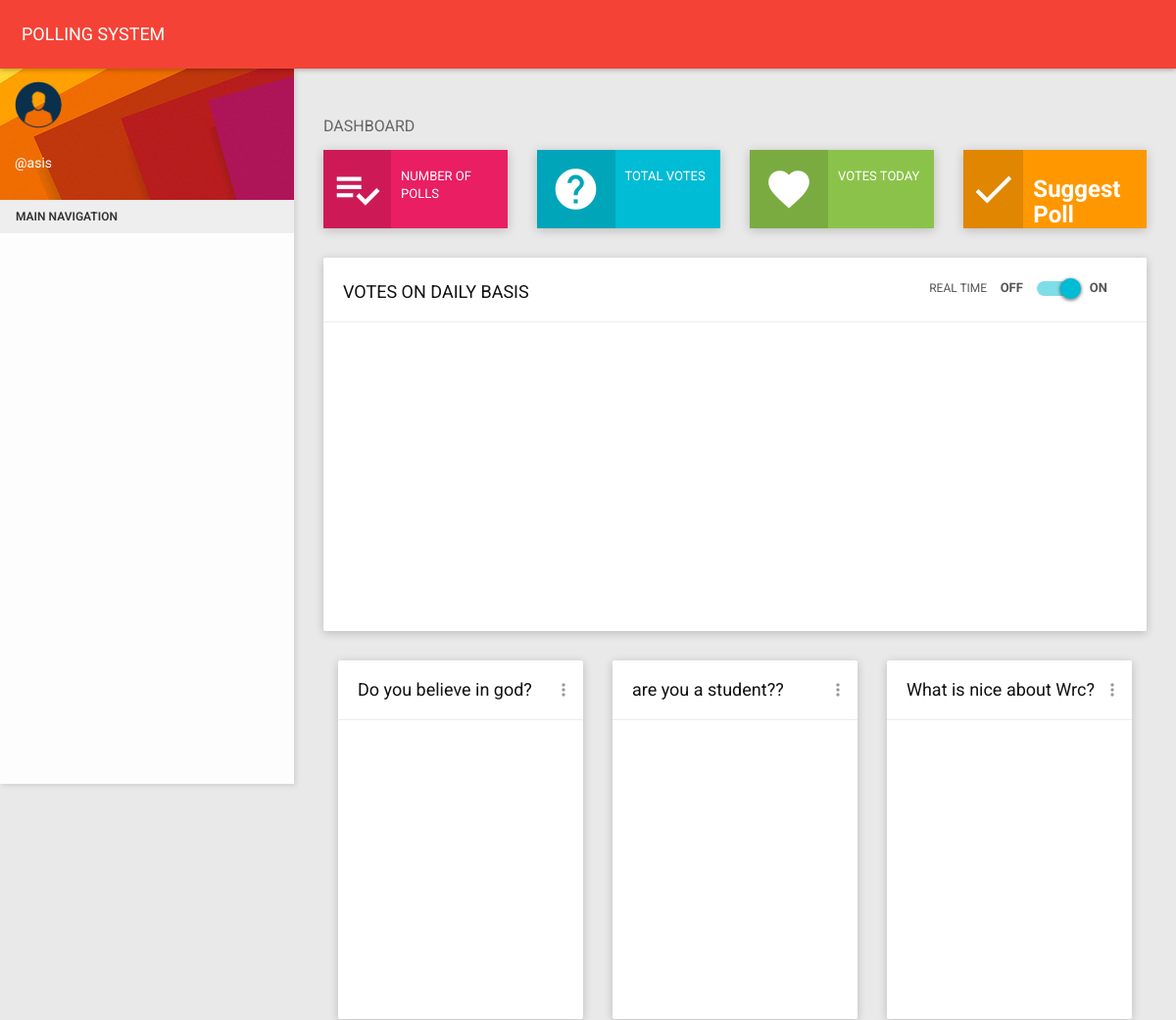
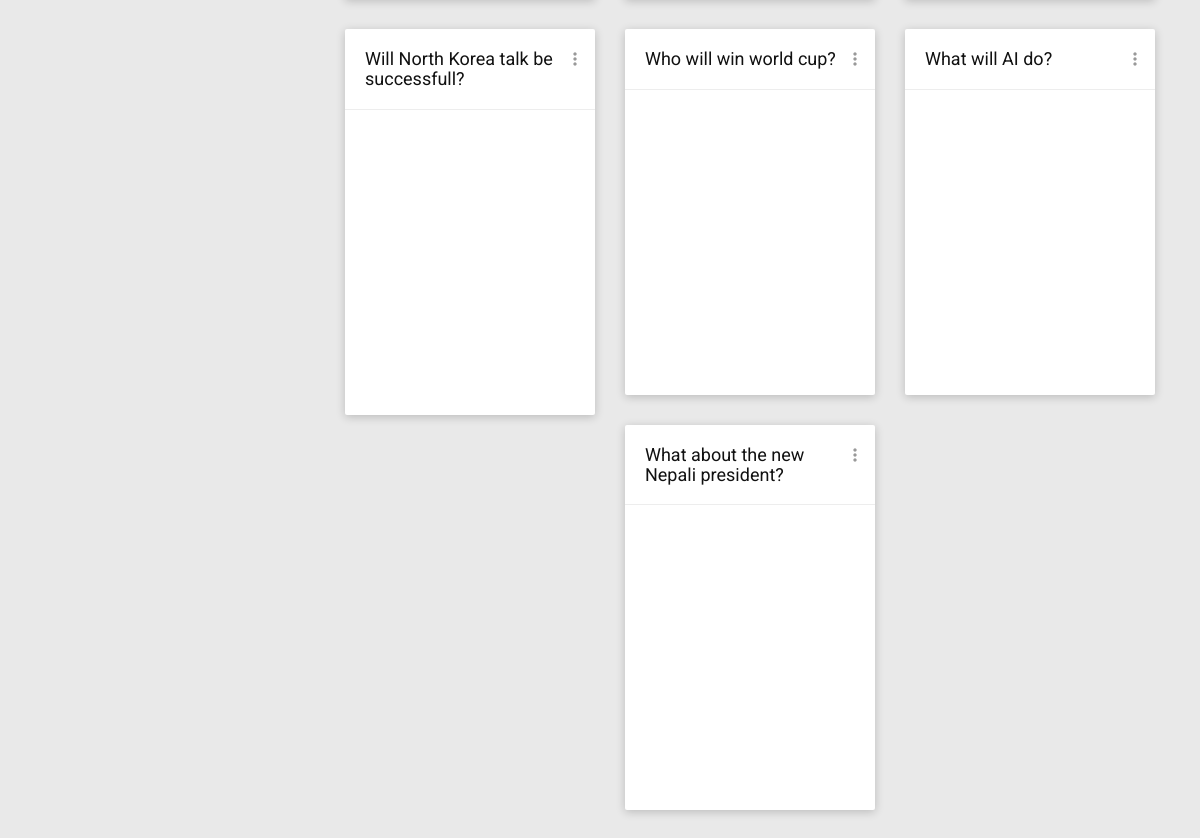
The app's page / (signed in) with its own data (2 pictures, top to bottom).
### poll/models.py (models this page shows, shortened)
class Poll(models.Model):
    title = models.CharField(max_length=250, verbose_name=_('question'))
    date = models.DateField(verbose_name=_('date'), default=datetime.date.today)
    is_published = models.BooleanField(default=True, verbose_name=_('is published'))
    objects = models.Manager()
    published = PublishedManager()
    class Meta:
        ordering = ['-date']
        verbose_name = _('poll')
        verbose_name_plural = _('polls')
    def get_vote_count(self):
        return Vote.objects.filter(poll=self).count()
    vote_count = property(fget=get_vote_count)

### polling_app/views.py (the view)
# urls.py: url(r'^$', views.hello_world),
def hello_world(request):
	polls = Poll.objects.filter(is_published=True)
	vote_count = Vote.objects.count()
	midnight = datetime.combine(date.today(), time.min)
	today_vote_count = Vote.objects.filter(datetime__gt=midnight).count()
	day_night_midnight = midnight
	next_day_midnight = day_night_midnight + timedelta(days=1)
	votes = []
	for i in range(10):
		votes.append(Vote.objects.filter(datetime__gt=day_night_midnight ,datetime__lt=next_day_midnight).count())
		next_day_midnight = day_night_midnight
		day_night_midnight = day_night_midnight - timedelta(days=1)
	return render(request, 'poll/index.html', {
												'polls': polls,
												'polls2': polls,
												'total_vote_count': vote_count,
												'today_vote_count': today_vote_count,
												'votes': votes
												}
	)

### poll/models.py (called while the page is built)
    def get_vote_count(self):
        return Vote.objects.filter(item=self).count()

### poll/templates/poll/index.html (shortened to what this page needs)
﻿{% load static %}
<!DOCTYPE html>
<html>
<head>
    <link href="{% static 'plugins/bootstrap/css/bootstrap.css'%}" rel="stylesheet">
    <link href="{% static 'plugins/node-waves/waves.css'%}" rel="stylesheet" />
    <link href="{% static 'plugins/animate-css/animate.css' %}" rel="stylesheet" />
    <link href="{% static 'plugins/morrisjs/morris.css' %}" rel="stylesheet" />
    <link href="{% static 'css/style.css' %}" rel="stylesheet">
    <link href="{% static 'css/themes/all-themes.css' %}" rel="stylesheet" />
</head>
<body class="theme-red">
    <nav class="navbar">
        <div class="container-fluid">
            <div class="navbar-header">
                <a class="navbar-brand" href="index.html">POLLING SYSTEM</a>
            </div>
        </div>
    </nav>
    <section>
        <aside id="leftsidebar" class="sidebar">
            <div class="user-info">
                <div class="image">
                    <img src="{% static 'images/user.png' %}" width="48" height="48" alt="User" />
                </div>
                <div class="info-container">
                    <div class="name" data-toggle="dropdown" aria-haspopup="true" aria-expanded="false">@{{user.username}} </div>
                </div>
            </div>
            <div class="menu">
                <ul class="list">
                    <li class="header">MAIN NAVIGATION</li>
                </ul>
            </div>
        </aside>
    </section>
    <section class="content">
        <div class="container-fluid">
            <div class="block-header">
                <h2>DASHBOARD</h2>
            </div>
            <div class="row clearfix">
                <div class="col-lg-3 col-md-3 col-sm-6 col-xs-12">
                    <div class="info-box bg-pink hover-expand-effect">
                        <div class="icon">
                            <i class="material-icons">playlist_add_check</i>
                        </div>
                        <div class="content">
                            <div class="text">NUMBER OF POLLS</div>
                        </div>
                    </div>
                </div>
                <div class="col-lg-3 col-md-3 col-sm-6 col-xs-12">
                    <div class="info-box bg-cyan hover-expand-effect">
                        <div class="icon">
                            <i class="material-icons">help</i>
                        </div>
                        <div class="content">
                            <div class="text">TOTAL VOTES</div>
                        </div>
                    </div>
                </div>
                <div class="col-lg-3 col-md-3 col-sm-6 col-xs-12">
                    <div class="info-box bg-light-green hover-expand-effect">
                        <div class="icon">
                            <i class="material-icons">favorite</i>
                        </div>
                         <div class="content">
                                   <div class="text">VOTES TODAY</div>
                        </div>
                    </div>
                </div>
                <div class="col-lg-3 col-md-3 col-sm-6 col-xs-12">
                    <div class="info-box bg-orange hover-expand-effect">
                        <div class="icon">
                            <i class="material-icons">done</i>
                        </div>
                        <div class="content">
                            <div class="text"><h3>Suggest Poll</h3></div>
                        </div>
                    </div>
                </div>
            </div>
            <div class="row clearfix">
                <div class="col-xs-12 col-sm-12 col-md-12 col-lg-12">
                    <div class="card">
                        <div class="header">
                            <div class="row clearfix">
                                <div class="col-xs-12 col-sm-6">
                                    <h2>VOTES ON DAILY BASIS</h2>
                                </div>
                                <div class="col-xs-12 col-sm-6 align-right">
                                    <div class="switch panel-switch-btn">
                                        <span class="m-r-10 font-12">REAL TIME</span>
                                        <label>OFF<input type="checkbox" id="realtime" checked><span class="lever switch-col-cyan"></span>ON</label>
                                    </div>
                                </div>
                            </div>
                        </div>
                        <div class="body">
                                <div id="real_time_chart" class="dashboard-flot-chart"></div>
                        </div>
                    </div>
                </div>
            </div>
{% for poll in polls %}
                <div class="col-xs-12 col-sm-12 col-md-6 col-lg-4">
                    <div class="card">
                        <div class="header">
                            <a href="{% url 'poll' poll.pk %}"><h2>{{poll.title}}</h2></a>
                            <ul class="header-dropdown m-r--5">
                                <li class="dropdown">
                                    <a href="javascript:void(0);" class="dropdown-toggle" data-toggle="dropdown" role="button" aria-haspopup="true" aria-expanded="false">
                                        <i class="material-icons">more_vert</i>
                                    </a>
                                </li>
                            </ul>
                        </div>
                        <div class="body">
                            <div id="donut_chart{{poll.pk}}" class="dashboard-donut-chart"></div>
                        </div>
                    </div>
                </div>
{% endfor %}
            </div>
    </section>
</body>
</html>

### poll/static/css/themes/all-themes.css (style rules this page uses)
.theme-red .navbar-brand { color: #fff; }

### records on screen
Poll: title "Do you believe in god?"
Poll: title "are you a student??"
Poll: title "What is nice about Wrc?"
Poll: title "Will North Korea talk be successfull?"
Poll: title "Who will win world cup?"
Poll: title "What will AI do?"
Poll: title "What about the new Nepali president?"

### other values on screen
{{ user.username }} "asis"
